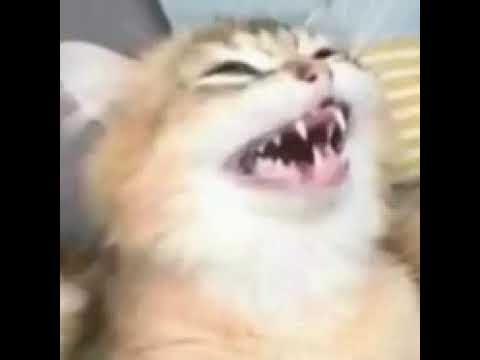
#> input picture Codigos/gato.jpg, 480 x 360 px, found by its file name
$ python Trabajo1.py
#> lines starting #> are read from the running program, lines starting #| are printed output that depends on the picture
#Importar librerías
import numpy as np
import cv2 as cv

def imagenOriginal(rutaImagen):
#> called with rutaImagen = 'gato.jpg'
    imagen = cv.imread(rutaImagen,1)
#> imagen is the input picture: shape (360, 480, 3); mean B, G, R 128.3, 139.6, 150.1
    cv.imshow("Imagen Original",imagen)

def dejarColor(rutaImagen, color):
#> called with rutaImagen = 'gato.jpg', color = 'azul'
    imagen = cv.imread(rutaImagen,1)
    colores ={'azul':0, 'verde': 1, 'rojo': 2}
    h,w = imagen.shape[:2]
#> h = 360; w = 480

    for i in range(0,h):
        for j in range(0,w):
            for k in range(0,3):
                if colores[color]!=k:
                    if (imagen[i][j][k] > 0):
                         imagen[i][j][k] = 0

    cv.imshow("Imagen "+color,imagen)

def invertirEje(rutaImagen, eje):
#> called with rutaImagen = 'gato.jpg', eje = 'x'
    imagen = cv.imread(rutaImagen,1)
    copia = cv.imread(rutaImagen,1)
    h,w = imagen.shape[:2]
#> h = 360; w = 480

    if eje=="y":
        for i in range (0,h):
            for j in range (0,w):
                imagen[i][j] = copia[i][w-j-1]
        cv.imshow("Imagen invertida en Y", imagen)

    if eje=="x":
        for i in range (0,h):
            for j in range (0,w):
                imagen[i][j] = copia[h-i-1][j]
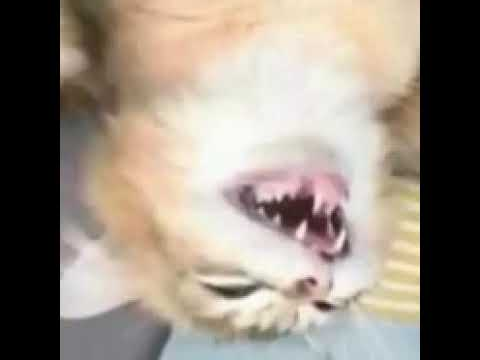
#> imagen: shape (360, 480, 3); mean B, G, R 128.3, 139.6, 150.1
#> call 2 of invertirEje, with rutaImagen = 'gato.jpg', eje = 'y'
#> after the loop in invertirEje (call 2), `for i in range (0,h):`:
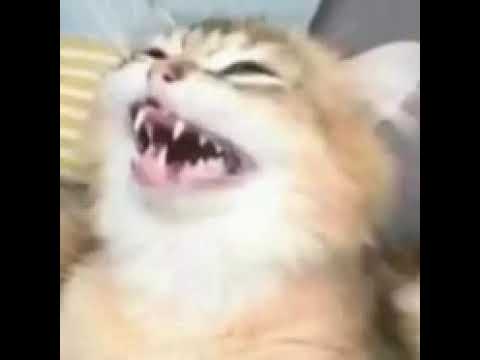
#> imagen: shape (360, 480, 3); mean B, G, R 128.3, 139.6, 150.1
                # Se reescribe el valor de cada pixel de la imagen con el valor de la copia
        cv.imshow("Imagen invertida en X", imagen)

def dejarColorCuadricula(imagen, color):
    colores ={'azul':0, 'verde': 1, 'rojo': 2}
    h,w = imagen.shape[:2]

    for i in range(0,h):
        for j in range(0,w):
            for k in range(0,3):
                if colores[color]!=k:
                    if (imagen[i][j][k] > 0):
                         imagen[i][j][k] = 0
    return imagen

def cuadricula(rutaImagen):
#> called with rutaImagen = 'gato.jpg'
    imagen = cv.imread(rutaImagen,1)
    copia = cv.imread(rutaImagen,1)
    h,w = imagen.shape[:2]
#> h = 360; w = 480

    parte1 = imagen[0:int(h/2), 0:int(w/2)]
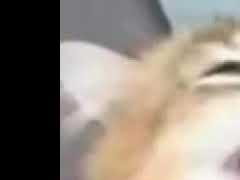
#> parte1: shape (180, 240, 3); mean B, G, R 123.6, 134, 143.8
    parte2 = dejarColorCuadricula(imagen[0:int(h/2), int(w/2):w], 'azul')
#> after the loop in dejarColorCuadricula, `for i in range(0,h):`:
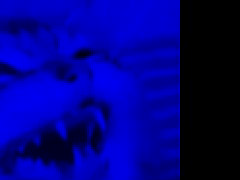
#> imagen: shape (180, 240, 3); mean of channels 0, 1, 2 132, 0, 0; drawn as B, G, R
    parte3 = dejarColorCuadricula(imagen[int(h/2):h , 0:int(w/2)], 'verde')
#> call 2 of dejarColorCuadricula, with color = 'verde'
#> after the loop in dejarColorCuadricula (call 2), `for i in range(0,h):`:
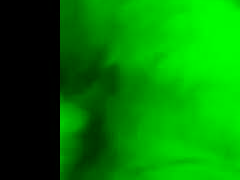
#> imagen: shape (180, 240, 3); mean of channels 0, 1, 2 0, 126.6, 0; drawn as B, G, R
    parte4 = dejarColorCuadricula(imagen[int(h/2):h, int(w/2):w], 'rojo')
#> call 3 of dejarColorCuadricula, with color = 'rojo'
#> after the loop in dejarColorCuadricula (call 3), `for i in range(0,h):`:
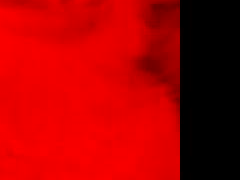
#> imagen: shape (180, 240, 3); mean of channels 0, 1, 2 0, 0, 168.3; drawn as B, G, R

    copia[0:int(h/2), int(w/2):w] = parte2
    copia[int(h/2):h , 0:int(w/2)] = parte3
    copia[int(h/2):h, int(w/2):w] = parte4
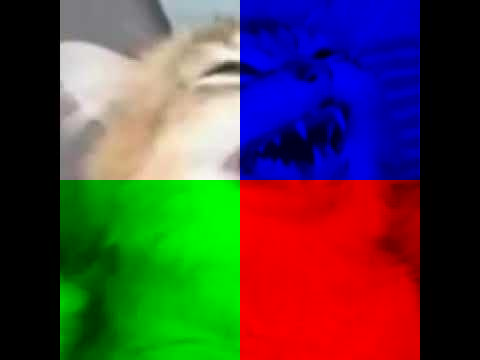
#> copia: shape (360, 480, 3); mean B, G, R 63.9, 65.2, 78
    cv.imshow("Cuadricula",copia)


#-------------------------------------------------------------------------------------------------------------------#
foto = "gato.jpg" #Ruta de la imagen

imagenOriginal(foto)
#Primer Punto
dejarColor(foto, 'azul')
dejarColor(foto, 'verde')
dejarColor(foto, 'rojo')
#Segundo Punto
invertirEje(foto, "x")
#Tercer Eje
invertirEje(foto, "y")
#Cuarto Punto
cuadricula(foto)

cv.waitKey(0)
cv.destroyAllWindows()
